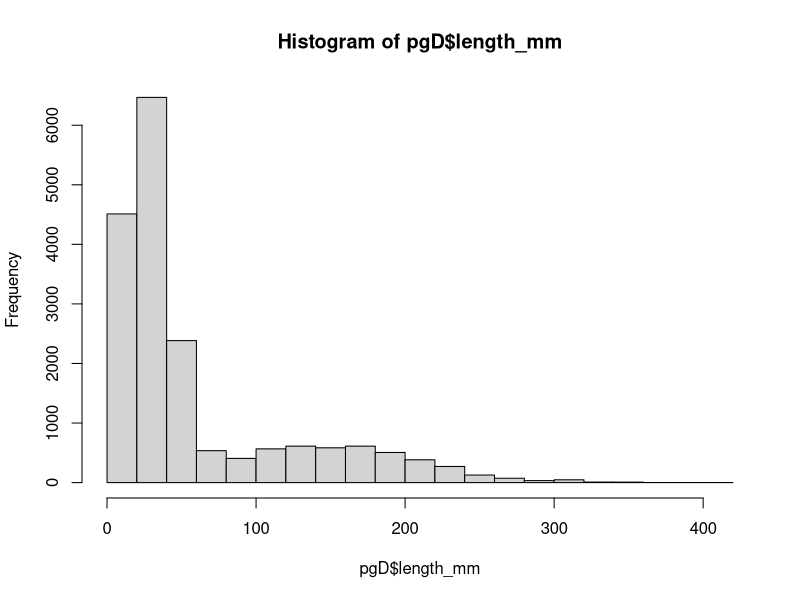

Write R code to recreate this figure.
# Formatting Cheyenne phenology to be in same structure as Sheep Station

library(lubridate); library(tidyverse); library(here)

doyear <- 2022 # growing season to do
dosite <- "CH" # code for focal site

# Read in data
juneB <- suppressMessages(read_csv("gardens/rawdata/WY_census_data_June22b.csv"))
juneA <- suppressMessages(read_csv("gardens/rawdata/WY_census_data_June22a.csv"))
mayB <- suppressMessages(read_csv("gardens/rawdata/WY_census_data_May22b.csv"))
mayA <- suppressMessages(read_csv("gardens/rawdata/WY_census_data_May22a.csv"))
aprB <- suppressMessages(read_csv("gardens/rawdata/WY_census_data_April22b.csv"))
aprA <- suppressMessages(read_csv("gardens/rawdata/WY_census_data_April22a.csv"))
marB <- suppressMessages(read_csv("gardens/rawdata/WY_census_data_March22b.csv"))
marA <- suppressMessages(read_csv("gardens/rawdata/WY_census_data_March22a.csv"))

# Create a list of data
all_phen <- list(juneB, juneA, mayB, mayA, aprB, aprA, marB, marA)

# Create vector of days (these are just placeholders for now)
dates <- c("juneB", "juneA", "mayB", "mayA", "aprB", "aprA", "marB", "marA")

for(i in 1:length(dates)){
  
  # Set temp data name
  rawD <- all_phen[[i]]
  
  # remove capital letters from column headers 
  names(rawD) <- tolower(names(rawD))
  
  # Look at data
  glimpse(rawD)
  
  # Fix issues with different locations of column headers -- treatments
  rawD %>% 
    filter(complete.cases('...2')) -> rawD
  
  rawD_trts <- rawD[2:nrow(rawD),1:4]
  names(rawD_trts) <- as.character(rawD[1,1:4])
  
  # Fix issues with different locations of column headers -- plants
  rawD_plants <- rawD[2:nrow(rawD),5:ncol(rawD)]
  names(rawD_plants) <- c("x", paste(rep(c("plant_length", "v", "notes"), 20), rep(1:20, each = 3), sep = "_"))
  
  # Bring two data sets back together
  newD <- cbind(rawD_trts, rawD_plants)
  
  # Bring plant length columns to rows
  newD %>% 
    gather(key = y, value = plant_length, contains("plant_length")) %>% 
    mutate(y = as.numeric(parse_number(y))) %>% 
    dplyr::select(date, albedo, density, block, x, y, plant_length) %>% 
    distinct() -> newD_plant_length
  
  newD %>% 
    gather(key = y, value = v, contains("v")) %>% 
    mutate(y = as.numeric(parse_number(y))) %>% 
    dplyr::select(date, albedo, density, block, x, y, v) %>% 
    distinct() -> newD_v
  
  newD %>% 
    gather(key = y, value = notes, contains("notes")) %>% 
    mutate(y = as.numeric(parse_number(y))) %>% 
    dplyr::select(date, albedo, density, block, x, y, notes) %>% 
    distinct() -> newD_notes
  
  cbind(newD_plant_length, v = newD_v$v, notes = newD_notes$notes)-> longD
  
  # Remove data for y = 11:20 for high density treatment
  longD %>% 
    filter(density == "high" & x %in% 1:10 & y %in% 1:10) -> longD_high
  
  # Remove data for x = 6:10 for low density treatment
  longD %>% 
    filter(density == "low" & x %in% 1:5 & y %in% 1:20) -> longD_low
  
  # Bring together total dataset
  deriveD <- rbind(longD_high, longD_low)
  deriveD$block <- as.numeric(deriveD$block)
  
  # Manually add in plot numbers
  deriveD %>% 
    group_by(albedo, density, block) %>% 
    summarize() %>% 
    ungroup() %>% 
    arrange(block) %>% 
    mutate(plot = rep(1:4, 10)) -> plot_info
  
  # Reorder and create unique identifier
  merge(deriveD, plot_info) %>% 
    arrange(block, plot, x, y) %>% 
    mutate(plantID = paste(dosite, doyear, 1:nrow(deriveD), sep = "_"),
           live = ifelse(complete.cases(v), "Y", "N"),
           jday = yday(mdy(date))) %>% 
    mutate(jday = ifelse(jday < 270, jday, jday-365)) %>% 
    dplyr::select(plantID, density, gravel = albedo, block, plot, x, y, jday, live, v, length_mm = plant_length, notes) -> phen_sample
  
  assign(paste0(dates[i], sep = "_", "phen"), phen_sample)
  
}

# Bring all data together
rbind(marA_phen, marB_phen, aprA_phen, aprB_phen, mayA_phen, mayB_phen, juneA_phen, juneB_phen) -> phen_WY

# Switch x and y so that x = 1:10 or 1:20 and y = 1:10 or 1:5
phen_WY %>% 
  mutate(x_new = y,
         y_new = x) %>% 
  mutate(x = x_new,
         y = y_new)-> phen_WY

# Check notes
phen_WY %>% 
  arrange(plantID, jday) %>% 
  pull(notes) %>% 
  unique()

# Remove data that has the note "recording error, no data exists for this date"
phen_WY %>% 
  filter(notes != "recording error, no data exists for this date" | is.na(notes)) -> phen_WY

# Create final columns
phen_WY %>% 
  mutate(herbivory = case_when(grepl("herbivory", notes) ~ "Y",
                               grepl("herbivory, only seed head gone", notes) ~ "Y",
                               grepl("herbivoery", notes) ~ "Y",
                               grepl("H herbivory", notes) ~ "Y",
                               grepl("h herbivory", notes) ~ "Y",
                               T ~ NA),
         frost_heave = NA,
         tillers = NA,
         harvested = case_when(v == "H" ~ "Y",
                               T ~ "N"),
         v = case_when(v == "IB" ~ "BS",
                       v == "?" ~ NA,
                       T ~ v)) -> phen_WY_format

# Create not in operator
`%notin%` <- Negate(`%in%`)

# Figure out which plants flowered over the course of phenology checks
phen_WY_format %>% 
  filter(v %in% c("FG", "FB", "FP")) %>% 
  group_by(plantID) %>%
  slice(which.min(jday)) %>% 
  ungroup() %>% 
  pull(plantID) -> flowered

# Figure out which plants did NOT flower over the course of phenology checks
phen_WY_format %>% 
  filter(plantID %notin% flowered) %>% 
  group_by(plantID) %>% 
  slice(which.max(jday)) %>% 
  filter(live == "Y") -> not_flowered

# Read in harvest matrix data
harvest <- suppressMessages(read_csv("gardens/rawdata/WY_harvest_matrix.csv"))

# This code figures out which plants weren't harvested by the end of the
# experiment but they should have been. Most of these were not harvested because
# they didn't flower (?) but about 1/4 of them had previously flowered.
harvest %>% 
  filter(check != 0) %>% 
  gather(key = date, value = harvested, `5/9/22`:`7/27/22`) %>% 
  group_by(block, density, albedo, X, Y, genotype, check) %>% 
  summarize(harvested_yes = length(which(complete.cases(harvested)))) %>% 
  filter(harvested_yes == 0)

# Assume that if they were harvested at some point, they had flowered. If they
# were NOT harvested, they did not flower.

harvest %>% 
  mutate(density = density_long,
         x = X,
         y = Y,
         gravel = albedo,
         genotype = parse_number(genotype)) %>% 
  gather(key = date, value = harvested, `5/9/22`:`7/27/22`) %>% 
  mutate(jday = yday(mdy(date))) %>% 
  mutate(jday = ifelse(jday < 270, jday, jday-365)) %>%
  # When a seed head or whole plant has been harvested, assume it flowered. This
  # is a big assumption that we need to check with Seth!!!
  mutate(v = case_when(complete.cases(harvested) ~ "FG",
                       # Set rest to NF = not flowered. This doesn't necessarily
                       # mean the plant has flowered already, but rather is used
                       # to catch instances when this would be its first time
                       # flowering.
                       T ~ "NF")) %>% 
  select(site, jday, block, density, gravel, x, y, genotype, v) %>% 
  filter(complete.cases(density, gravel))-> harvest_flowering
  
# Merge with plantID info
phen_WY %>% 
  select(plantID, block, density, gravel, x, y) %>% 
  distinct() %>% 
  merge(harvest_flowering) -> harvest_flowering

# Filter observations where plants were collected (assumed flowered). Only do
# this for plants that hadn't yet flowered during census.
harvest_flowering %>% 
  filter(plantID %in% not_flowered$plantID) %>% 
  filter(v == "FG") %>% 
  group_by(plantID) %>% 
  slice(which.min(jday)) %>% 
  ungroup() %>% 
  arrange(block, gravel, density, x, y) -> check

# write_csv(check,"~/Desktop/check.csv")

# The envelopes for these plant IDs were checked manually to see if there was
# evidence of flowering by the time of harvest

# Read this data frame in
ids_checked <- suppressMessages(read_csv("gardens/deriveddata/WY_harvest_flower_check.csv"))

# Filter out plants that flowered
ids_checked %>% 
  filter(`flowered?` == "y") %>% 
  # Set all to be FX. I didn't check the phenology carefully, jut figured out if
  # it had flowered or not so it could be FG, FP, or FB. Can fill this in later
  # when the seeds get processed.
  mutate(v = "FX",
         live = "Y",
         # Set these as NA now
         length_mm = NA,
         herbivory = NA,
         frost_heave = NA,
         notes = NA,
         # At least partial harvest here
         harvested = "Y") %>% 
  select(plantID, jday, live, v, length_mm, herbivory, frost_heave, harvested, notes) -> ids_checked_format

# Combine harvest flowering data with rest of phenology data
phen_WY_format %>% 
  select(names(ids_checked_format)) %>% 
  rbind(ids_checked_format) %>% 
  arrange(plantID, jday) -> phen_WY_format

# Set data frame to be same name format as Boise and SS
pgD <- phen_WY_format

# pull out and format phenology and growth data and notes for each plant
pgD <- pgD[order(pgD$plantID,pgD$jday),] # sort by plantID then Julian day

# check for bad "live" values
table(pgD$live) # N Y
#change live column to factor
pgD$live<-as.factor(pgD$live)

# check for bad "v" values
table(pgD$v)  # BS   FB   FG   FP   FX    H   V0   V1   V2   V3  V3+ 
# FX deals with the plants that flowered at some point during harvest but I
# didn't check the stage carefully.

# H means that the plant was already harvested, so I think we can change these
# to NA
pgD %>% 
  mutate(v = ifelse(v == "H", NA, v)) -> pgD

# check for bad length values
# first turn missing values into NAs then make length numeric
pgD$length_mm <- as.numeric(pgD$length_mm)
hist(pgD$length_mm) # a few very high values
# looks good

# compile notes
tmp <- pgD$notes
tmp[tmp==""] <- NA
tmp <- tmp[!is.na(tmp)]
tmp <- unique(tmp,MARGIN=2)
tmp <- data.frame(notes=tmp,action=NA)
# write.csv(tmp,file=paste0(here("gardens/deriveddata/"),dosite,doyear,"_notes_actions.csv"),row.names=F)
# MLV updated on 29 June 2023

# write pgD to file
write.csv(pgD,file=paste0(here("gardens/deriveddata/"),dosite,doyear,"_growthphenology_by_plantID.csv"),row.names=F)

# Write plantID key data to file
genotype_info <- suppressMessages(read_csv("gardens/rawdata/WY_genotypes.csv"))

genotype_info %>% 
  dplyr::select(block, density = density_long, gravel = albedo, source, growout = growout_yr,
         x = X, y = Y, genotype) -> genotype_info

merge(genotype_info, phen_WY) %>% 
  mutate(site = dosite,
         year = doyear,
         genotype = parse_number(genotype)) %>% 
  dplyr::select(plantID, site, year, block, plot, x, y, genotype, growout, density, gravel) %>% 
  distinct() -> plant_key

write.csv(plant_key,file=paste0(here("gardens/deriveddata/"),dosite,doyear,"_plantID.csv"),row.names=F)

# Remove all objects but pgD
rm(list=setdiff(ls(), "pgD"))